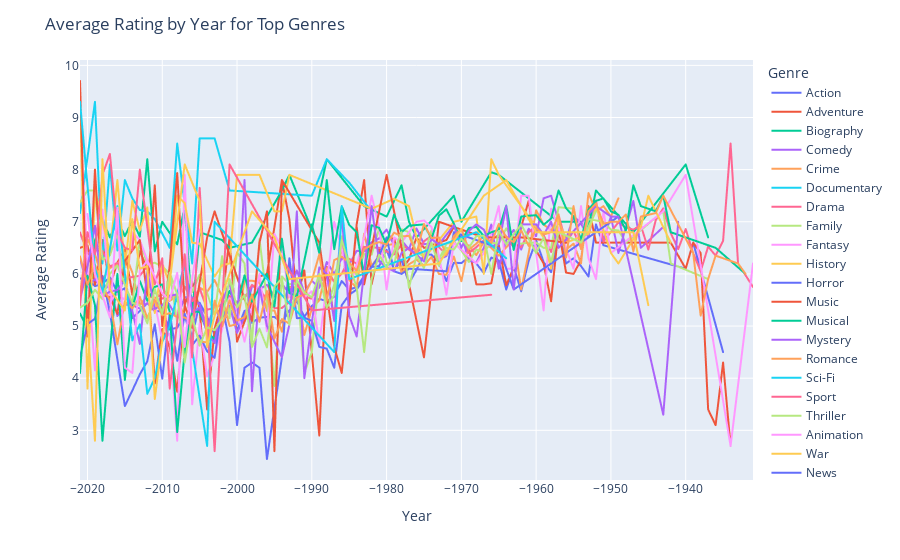

Source (notebook cell):
### Code cell
# Group data by Year and calculate the average rating
avg_rating_by_year = imdb_df.groupby(['Year', 'Genre'])['Rating'].mean().reset_index()

# Get the top 10 genres
top_genres = imdb_df['Genre'].value_counts().head(10).index

# Filter the data to include only the top 3 genres
average_rating_by_year = avg_rating_by_year[avg_rating_by_year['Genre'].isin(top_genres)]

# Create the line plot with Plotly Express
fig = px.line(avg_rating_by_year, x='Year', y='Rating', color = "Genre")

# Updating the detals into chart like title and hue
fig.update_layout(title='Average Rating by Year for Top Genres', xaxis_title='Year', yaxis_title='Average Rating')

# Show the plot
fig.show()

### Figure 1 — Plotly figure (JSON) as saved in the notebook; plotly's stock layout.template omitted (floating-point values rounded to 4 significant figures)
{"data": [{"hovertemplate": "Genre=Action<br>Year=%{x}<br>Rating=%{y}<extra></extra>", "legendgroup": "Action", "line": {"color": "#636efa", "dash": "solid"}, "marker": {"symbol": "circle"}, "mode": "lines", "name": "Action", "showlegend": true, "type": "scattergl", "x": [-2021, -2020, -2019, -2018, -2017, -2016, -2015, -2014, -2013, -2012, -2011, -2010, -2009, -2008, -2007, -2006, -2005, -2004, -2003, -2002, -2001, -2000, -1999, -1998, -1997, -1996, -1995, -1994, -1993, -1992, -1991, -1990, -1989, -1988, -1987, -1986, -1985, -1984, -1983, -1982, -1981, -1980, -1979, -1978, -1977, -1976, -1975, -1974, -1973, -1972, -1971, -1970, -1969, -1968, -1967, -1966, -1965, -1964, -1963, -1962, -1961, -1960, -1959, -1958, -1957, -1956, -1955, -1954, -1953, -1952, -1951, -1940, -1939, -1935], "xaxis": "x", "y": [5.912, 5.896, 5.765, 5.815, 5.935, 5.642, 5.728, 5.153, 5.288, 5.442, 5.291, 5.278, 4.934, 4.968, 5.23, 4.8, 5.448, 5.174, 4.833, 5.221, 5.387, 4.918, 5.292, 5.062, 5.161, 5.176, 5.174, 5.071, 5.3, 5.478, 5.178, 5.387, 5.522, 5.474, 5.564, 5.863, 5.7, 5.747, 5.962, 6.132, 6.15, 6.464, 6.079, 6.263, 5.823, 6.076, 6.371, 6.369, 6.22, 5.865, 6.214, 6.208, 6.32, 6.2, 6.017, 6.312, 6.257, 5.7, 6.14, 5.667, 6.25, 6.64, 6.225, 6.033, 6.8, 6.2, 6.3, 6.15, 5.95, 6.95, 6.55, 6.1, 6.6, 4.5], "yaxis": "y"}, {"hovertemplate": "Genre=Adventure<br>Year=%{x}<br>Rating=%{y}<extra></extra>", "legendgroup": "Adventure", "line": {"color": "#EF553B", "dash": "solid"}, "marker": {"symbol": "circle"}, "mode": "lines", "name": "Adventure", "showlegend": true, "type": "scattergl", "x": [-2021, -2020, -2019, -2018, -2017, -2016, -2015, -2014, -2013, -2012, -2011, -2010, -2009, -2008, -2007, -2006, -2005, -2004, -2003, -2002, -2001, -2000, -1998, -1997, -1996, -1994, -1993, -1992, -1991, -1989, -1988, -1987, -1986, -1985, -1984, -1983, -1982, -1981, -1980, -1979, -1978, -1977, -1976, -1975, -1972, -1971, -1969, -1968, -1967, -1966, -1965, -1964, -1963, -1962, -1961, -1960, -1959, -1958, -1957, -1956, -1955, -1954, -1953, -1952, -1942, -1940, -1939, -1938, -1937, -1936, -1935, -1934], "xaxis": "x", "y": [6.5, 6.55, 5.792, 6.65, 5.764, 6.218, 6.46, 5.6, 6.438, 6.088, 3.9, 4.943, 4.6, 3.74, 5.4, 5.85, 5.333, 3.4, 4.95, 5.467, 6.7, 4.7, 5.467, 5.95, 6, 7.8, 7.05, 5.55, 6.067, 2.9, 6.133, 5.1, 6.66, 5.4, 6.95, 7.8, 5.8, 6.46, 6.65, 6.686, 6.075, 6.28, 6.7, 6.5, 6.65, 6.9, 6.5, 5.8, 5.8, 5.82, 6.56, 5.783, 6.12, 6.9, 7.4, 6.45, 6.2, 5.475, 6.867, 6.025, 6, 6.267, 7.3, 6.6, 6.6, 6.1, 6.6, 6.4, 3.4, 3.1, 4.3, 2.7], "yaxis": "y"}, {"hovertemplate": "Genre=Biography<br>Year=%{x}<br>Rating=%{y}<extra></extra>", "legendgroup": "Biography", "line": {"color": "#00cc96", "dash": "solid"}, "marker": {"symbol": "circle"}, "mode": "lines", "name": "Biography", "showlegend": true, "type": "scattergl", "x": [-2021, -2020, -2019, -2018, -2017, -2016, -2015, -2014, -2013, -2012, -2011, -2010, -2008, -2007, -2006, -2005, -2002, -2001, -1998, -1994, -1993, -1990, -1988, -1983, -1982, -1980, -1978, -1977, -1976, -1971, -1970, -1966, -1965, -1957, -1954, -1953, -1952, -1947, -1940, -1937], "xaxis": "x", "y": [5.24, 4.95, 6.638, 7.05, 6.7, 7.036, 6.725, 7.025, 6.714, 8.2, 6.433, 7, 6.567, 7.3, 5.25, 6.8, 6.65, 6.5, 6.6, 7.6, 7.9, 6.85, 8.2, 7.3, 7.233, 7.1, 7.7, 7, 6.7, 7.5, 7, 7.95, 7.9, 7, 7, 6.9, 7.6, 6.8, 8.1, 6.7], "yaxis": "y"}, {"hovertemplate": "Genre=Comedy<br>Year=%{x}<br>Rating=%{y}<extra></extra>", "legendgroup": "Comedy", "line": {"color": "#ab63fa", "dash": "solid"}, "marker": {"symbol": "circle"}, "mode": "lines", "name": "Comedy", "showlegend": true, "type": "scattergl", "x": [-2021, -2020, -2019, -2018, -2017, -2016, -2015, -2014, -2013, -2012, -2011, -2010, -2009, -2008, -2007, -2006, -2005, -2004, -2003, -2002, -2001, -2000, -1999, -1998, -1997, -1996, -1995, -1994, -1993, -1992, -1991, -1990, -1989, -1988, -1987, -1986, -1985, -1984, -1983, -1982, -1981, -1980, -1979, -1978, -1977, -1976, -1975, -1974, -1973, -1972, -1971, -1970, -1969, -1968, -1967, -1966, -1965, -1964, -1963, -1962, -1961, -1960, -1959, -1958, -1957, -1956, -1955, -1954, -1953, -1952, -1951, -1950, -1949, -1947, -1946, -1943], "xaxis": "x", "y": [6.3, 5.756, 5.902, 5.695, 5.778, 5.192, 5.412, 5.4, 5.335, 5.44, 5.282, 5.628, 5.398, 5.155, 5.553, 5.55, 5.411, 4.95, 5.425, 4.984, 5.389, 4.869, 5.17, 5.77, 5.706, 5.794, 5.571, 5.81, 5.625, 6.067, 5.64, 5.87, 5.733, 6.229, 6, 6.3, 6.18, 6.443, 6.431, 6.608, 6.682, 6.85, 6.55, 6.636, 6.475, 6.871, 6.57, 6.583, 6.275, 6.343, 6.62, 6.756, 6.256, 6.217, 6.5, 6.945, 6.1, 6.65, 6.843, 6.467, 6.867, 6.725, 7.45, 7.5, 7, 6.656, 7.11, 6.967, 6.7, 7.4, 6.65, 7.1, 6.4, 7.4, 6.5, 6.9], "yaxis": "y"}, {"hovertemplate": "Genre=Crime<br>Year=%{x}<br>Rating=%{y}<extra></extra>", "legendgroup": "Crime", "line": {"color": "#FFA15A", "dash": "solid"}, "marker": {"symbol": "circle"}, "mode": "lines", "name": "Crime", "showlegend": true, "type": "scattergl", "x": [-2021, -2020, -2019, -2018, -2017, -2016, -2015, -2014, -2013, -2012, -2011, -2010, -2009, -2008, -2007, -2006, -2005, -2004, -2003, -2002, -2001, -2000, -1999, -1998, -1997, -1996, -1995, -1994, -1993, -1992, -1991, -1990, -1989, -1988, -1987, -1986, -1985, -1984, -1983, -1982, -1981, -1980, -1979, -1978, -1977, -1976, -1975, -1974, -1973, -1972, -1971, -1970, -1969, -1968, -1967, -1966, -1965, -1963, -1962, -1961, -1960, -1959, -1958, -1957, -1956, -1955, -1954, -1953, -1952, -1951, -1950, -1949], "xaxis": "x", "y": [5.62, 6.665, 6.383, 5.894, 6.115, 6.179, 6.4, 6.026, 5.404, 5.577, 5.534, 5.615, 5.482, 5.591, 5.126, 5.165, 5.738, 5.652, 5.883, 5.564, 5, 5.037, 5.864, 5.869, 5.843, 5.289, 5.3, 4.892, 5.75, 5.738, 4.83, 5.329, 5.496, 6.109, 5.84, 6.5, 5.885, 5.729, 6.771, 6.157, 6.345, 6.55, 6.575, 6.017, 6.186, 6.273, 6.162, 6.325, 6, 5.983, 6.333, 5.86, 6.55, 6.36, 6.614, 6.5, 6.35, 6.667, 5.7, 6.4, 7.22, 6.95, 6.833, 7.05, 6.467, 6.58, 6.2, 7.55, 7.2, 7.3, 7.1, 7.45], "yaxis": "y"}, {"hovertemplate": "Genre=Documentary<br>Year=%{x}<br>Rating=%{y}<extra></extra>", "legendgroup": "Documentary", "line": {"color": "#19d3f3", "dash": "solid"}, "marker": {"symbol": "circle"}, "mode": "lines", "name": "Documentary", "showlegend": true, "type": "scattergl", "x": [-2021, -2019, -2018, -2017, -2016, -2015, -2014, -2013, -2012, -2011, -2009, -2008, -2006, -2005, -2003, -2001, -1990, -1988, -1985, -1982], "xaxis": "x", "y": [7.167, 9.3, 6.2, 8.1, 6.45, 7.8, 7.45, 7.225, 7.2, 7.05, 6.5, 8.5, 6.2, 8.6, 8.6, 7.6, 7.5, 8.2, 7.75, 7.2], "yaxis": "y"}, {"hovertemplate": "Genre=Drama<br>Year=%{x}<br>Rating=%{y}<extra></extra>", "legendgroup": "Drama", "line": {"color": "#FF6692", "dash": "solid"}, "marker": {"symbol": "circle"}, "mode": "lines", "name": "Drama", "showlegend": true, "type": "scattergl", "x": [-2021, -2020, -2019, -2018, -2017, -2016, -2015, -2014, -2013, -2012, -2011, -2010, -2009, -2008, -2007, -2006, -2005, -2004, -2003, -2002, -2001, -2000, -1999, -1998, -1997, -1996, -1995, -1994, -1993, -1992, -1991, -1990, -1989, -1988, -1987, -1986, -1985, -1984, -1983, -1982, -1981, -1980, -1979, -1978, -1977, -1976, -1975, -1974, -1973, -1972, -1971, -1970, -1969, -1968, -1967, -1966, -1965, -1964, -1963, -1962, -1961, -1960, -1959, -1958, -1957, -1956, -1955, -1954, -1953, -1952, -1951, -1950, -1949, -1948, -1947, -1946, -1945, -1944, -1943, -1942, -1941, -1940, -1939, -1938, -1937, -1936, -1935, -1934, -1933, -1931], "xaxis": "x", "y": [6.797, 6.393, 6.447, 6.441, 6.142, 6.215, 5.923, 5.94, 5.965, 6.151, 5.643, 5.528, 5.584, 5.479, 5.755, 5.475, 5.729, 5.312, 5.354, 5.415, 5.58, 5.459, 5.541, 5.79, 5.679, 5.526, 5.343, 5.346, 5.463, 5.658, 5.565, 5.525, 5.874, 6.032, 5.854, 6.005, 6.291, 6.191, 6.519, 6.51, 6.5, 6.43, 6.372, 6.561, 6.463, 6.362, 6.625, 6.733, 6.511, 6.374, 6.686, 6.862, 6.4, 6.513, 6.644, 6.654, 6.75, 6.72, 6.505, 6.516, 6.8, 6.921, 6.747, 6.42, 7.132, 6.592, 6.824, 6.493, 7.162, 7.408, 6.618, 6.807, 6.99, 6.888, 6.85, 6.933, 6.467, 7.033, 7.257, 6.783, 6.475, 6.86, 6.4, 6.05, 6.525, 6.35, 6.633, 8.5, 6.2, 5.75], "yaxis": "y"}, {"hovertemplate": "Genre=Family<br>Year=%{x}<br>Rating=%{y}<extra></extra>", "legendgroup": "Family", "line": {"color": "#B6E880", "dash": "solid"}, "marker": {"symbol": "circle"}, "mode": "lines", "name": "Family", "showlegend": true, "type": "scattergl", "x": [-2021, -2020, -2019, -2018, -2017, -2016, -2015, -2014, -2013, -2012, -2011, -2010, -2009, -2008, -2007, -2006, -2005, -2004, -2003, -2002, -2001, -2000, -1999, -1998, -1997, -1996, -1995, -1994, -1993, -1992, -1991, -1990, -1989, -1988, -1987, -1986, -1985, -1984, -1983, -1982, -1981, -1980, -1979, -1978, -1977, -1976, -1975, -1974, -1973, -1972, -1971, -1970, -1969, -1968, -1967, -1966, -1965, -1964, -1963, -1962, -1961, -1960, -1959, -1958, -1957, -1955, -1954, -1953, -1951, -1950, -1949, -1948, -1943, -1942, -1937], "xaxis": "x", "y": [7.375, 7.6, 7.6, 6.278, 6.356, 6.775, 5.789, 5.417, 6.65, 6.182, 6.214, 6.144, 6, 5.071, 6.378, 5.65, 5.986, 5.633, 5.2, 6.34, 5.15, 6.417, 6.2, 4.7, 6.667, 5.5, 3.85, 5.95, 5.8, 5.833, 4.1, 4.5, 6.01, 5.333, 5.8, 6.72, 6.217, 5.978, 6.38, 6.369, 6.873, 6.217, 6.173, 6.856, 6.8, 6.42, 6.333, 6.833, 6.271, 6.575, 6.62, 6.45, 6.229, 6.467, 6.417, 6.6, 6.575, 6.875, 6.6, 6.58, 6.6, 6.6, 6.5, 6.5, 7.28, 7.25, 6.575, 7.05, 7, 6.85, 6.833, 6.6, 7.2, 6.2, 5.9], "yaxis": "y"}, {"hovertemplate": "Genre=Fantasy<br>Year=%{x}<br>Rating=%{y}<extra></extra>", "legendgroup": "Fantasy", "line": {"color": "#FF97FF", "dash": "solid"}, "marker": {"symbol": "circle"}, "mode": "lines", "name": "Fantasy", "showlegend": true, "type": "scattergl", "x": [-2021, -2020, -2019, -2018, -2017, -2016, -2015, -2014, -2013, -2012, -2011, -2010, -2009, -2008, -2007, -2006, -2005, -2004, -2003, -2002, -2001, -2000, -1999, -1997, -1996, -1995, -1994, -1993, -1992, -1991, -1990, -1989, -1987, -1986, -1985, -1983, -1982, -1981, -1980, -1979, -1978, -1976, -1975, -1974, -1973, -1972, -1971, -1968, -1967, -1966, -1965, -1964, -1963, -1962, -1961, -1959, -1958, -1955, -1954, -1953, -1952, -1951, -1950, -1943, -1940, -1934, -1931], "xaxis": "x", "y": [9.1, 6.1, 4.15, 7.233, 5.475, 5.62, 5.5, 6.8, 6.65, 6.26, 5.45, 4.725, 4.85, 2.8, 7.9, 3.5, 5.05, 4.033, 4.45, 4.933, 5.533, 5.3, 4.7, 6, 4.9, 6.767, 6.5, 5.55, 5.667, 5.55, 5.667, 4.65, 7, 6.5, 5.675, 6.7, 7.5, 6.9, 5.7, 6.7, 6.6, 7, 7.025, 6.9, 6.35, 5.6, 6.6, 6.2, 6.4, 6.767, 7.3, 6.1, 6.1, 7.5, 7.5, 5.3, 7.25, 6.1, 7.3, 6.3, 5.9, 7.2, 6.4, 7.2, 7.9, 2.7, 6.2], "yaxis": "y"}, {"hovertemplate": "Genre=History<br>Year=%{x}<br>Rating=%{y}<extra></extra>", "legendgroup": "History", "line": {"color": "#FECB52", "dash": "solid"}, "marker": {"symbol": "circle"}, "mode": "lines", "name": "History", "showlegend": true, "type": "scattergl", "x": [-2021, -2020, -2019, -2018, -2017, -2016, -2015, -2014, -2013, -2012, -2011, -2010, -2009, -2008, -2007, -2006, -2005, -2003, -2002, -2001, -2000, -1997, -1995, -1994, -1993, -1982, -1979, -1977, -1976, -1975, -1971, -1968, -1967, -1966, -1965, -1959, -1958, -1957, -1956, -1953, -1952, -1950, -1949, -1946, -1945, -1942], "xaxis": "x", "y": [9.3, 3.8, 7.617, 7.029, 6.4, 7.8, 6.125, 7.4, 6.833, 7.275, 5.25, 6.2, 5.8, 7.5, 7.36, 6.6, 6.58, 5.95, 6.167, 6.2, 7.9, 7.9, 7.2, 7.2, 7.9, 7.25, 7.44, 7.3, 6.7, 6.3, 7, 7.1, 6, 8.2, 7.9, 6.7, 6.1, 7.05, 6.6, 6.767, 7.3, 6.4, 6.2, 6.9, 7.5, 6.6], "yaxis": "y"}, {"hovertemplate": "Genre=Horror<br>Year=%{x}<br>Rating=%{y}<extra></extra>", "legendgroup": "Horror", "line": {"color": "#636efa", "dash": "solid"}, "marker": {"symbol": "circle"}, "mode": "lines", "name": "Horror", "showlegend": true, "type": "scattergl", "x": [-2021, -2020, -2019, -2018, -2017, -2016, -2015, -2014, -2013, -2012, -2011, -2010, -2009, -2008, -2007, -2006, -2005, -2004, -2003, -2002, -2001, -2000, -1999, -1998, -1997, -1996, -1994, -1993, -1992, -1991, -1990, -1989, -1988, -1987, -1986, -1985, -1984, -1981, -1980, -1979, -1978, -1977, -1972, -1971, -1965, -1963, -1949], "xaxis": "x", "y": [4.4, 5.038, 5.14, 5.96, 5.255, 4.362, 3.467, 3.764, 4.075, 4.325, 5.033, 3.99, 5.26, 4.333, 5.233, 4.633, 4.817, 4.517, 4.39, 5.4, 4.7, 3.1, 4.2, 4.3, 4.2, 2.45, 4.4, 6.3, 5.15, 5.16, 5.1, 4.6, 4.567, 4.2, 5.4, 5.6, 5.7, 6.35, 6.7, 6.05, 6, 6.1, 6.05, 6.8, 6.5, 5.7, 7.1], "yaxis": "y"}, {"hovertemplate": "Genre=Music<br>Year=%{x}<br>Rating=%{y}<extra></extra>", "legendgroup": "Music", "line": {"color": "#EF553B", "dash": "solid"}, "marker": {"symbol": "circle"}, "mode": "lines", "name": "Music", "showlegend": true, "type": "scattergl", "x": [-2021, -2020, -2019, -2018, -2017, -2016, -2015, -2013, -2012, -2011, -2010, -2009, -2008, -2007, -2006, -2004, -2003, -1998, -1997, -1996, -1995, -1994, -1989, -1987, -1986, -1984, -1983, -1980, -1975, -1973, -1967, -1962, -1956], "xaxis": "x", "y": [9.7, 4.8, 8, 5.6, 5.55, 5.233, 6.25, 6.65, 5.6, 7.7, 5, 6.167, 7.933, 5.4, 4.967, 6.7, 7.2, 5.1, 6.6, 7.2, 2.6, 7.8, 6.6, 4.6, 4.1, 6.9, 5.8, 7.9, 4.4, 7, 6.7, 6.7, 6.6], "yaxis": "y"}, {"hovertemplate": "Genre=Musical<br>Year=%{x}<br>Rating=%{y}<extra></extra>", "legendgroup": "Musical", "line": {"color": "#00cc96", "dash": "solid"}, "marker": {"symbol": "circle"}, "mode": "lines", "name": "Musical", "showlegend": true, "type": "scattergl", "x": [-2021, -2020, -2019, -2018, -2017, -2016, -2015, -2014, -2013, -2012, -2011, -2010, -2009, -2008, -2007, -2006, -2005, -2004, -2003, -2002, -2001, -2000, -1999, -1998, -1997, -1996, -1995, -1994, -1993, -1992, -1991, -1990, -1989, -1988, -1987, -1986, -1985, -1984, -1983, -1982, -1981, -1980, -1979, -1978, -1977, -1975, -1974, -1973, -1972, -1971, -1970, -1969, -1968, -1967, -1966, -1965, -1964, -1963, -1962, -1961, -1960, -1959, -1958, -1957, -1956, -1955, -1954, -1953, -1952, -1951, -1950, -1949, -1948, -1947, -1946, -1944, -1943, -1942, -1936, -1932], "xaxis": "x", "y": [4.1, 5.967, 5.4, 2.8, 4.55, 6, 3.967, 5.35, 5.867, 5.483, 5.75, 5.8, 5.271, 2.967, 4.517, 5.286, 5.267, 4.892, 4.744, 5.313, 5.673, 5.391, 5.971, 5.467, 5.727, 6, 5.375, 6.675, 5.633, 5.567, 6.257, 6.95, 6.4, 7.8, 6.475, 7.3, 6.94, 6.8, 5.967, 6.933, 6.883, 6.56, 7.14, 6.8, 6.925, 6.95, 6.671, 7.117, 7.24, 6.96, 6.629, 6.88, 6.9, 6.725, 6.8, 6.844, 7.31, 6.46, 7.1, 7.117, 7.125, 6.943, 7.062, 7.6, 7.26, 7.1, 6.65, 7.233, 7.4, 7.45, 7.2, 7.133, 6.833, 7.7, 7.3, 7.2, 7.5, 6.8, 6.5, 6], "yaxis": "y"}, {"hovertemplate": "Genre=Mystery<br>Year=%{x}<br>Rating=%{y}<extra></extra>", "legendgroup": "Mystery", "line": {"color": "#ab63fa", "dash": "solid"}, "marker": {"symbol": "circle"}, "mode": "lines", "name": "Mystery", "showlegend": true, "type": "scattergl", "x": [-2021, -2020, -2019, -2018, -2017, -2016, -2015, -2014, -2013, -2012, -2011, -2010, -2009, -2008, -2007, -2006, -2005, -2004, -2003, -2002, -2001, -2000, -1999, -1998, -1997, -1996, -1994, -1993, -1992, -1991, -1989, -1988, -1987, -1986, -1985, -1984, -1982, -1981, -1980, -1979, -1978, -1977, -1975, -1974, -1973, -1971, -1970, -1969, -1968, -1967, -1966, -1965, -1964, -1963, -1962, -1960, -1959, -1958, -1957, -1952, -1950, -1949, -1943, -1941], "xaxis": "x", "y": [5.5, 6.13, 6.923, 5.573, 5.662, 5.692, 5.883, 5.286, 4.657, 6.05, 5.329, 5.4, 5.577, 5.61, 6.233, 5.267, 5.353, 4.867, 4.675, 5.45, 5.833, 5.033, 7.8, 3.75, 5.75, 5, 4.4, 5.025, 7.2, 4, 6.125, 6, 5.1, 7.15, 5.2, 4.8, 7.3, 6.24, 6.125, 6.05, 6.4, 6.5, 6.24, 6.667, 6.567, 6.933, 6.5, 6.825, 6.95, 6.85, 6.525, 6.567, 7.3, 5.7, 6.95, 6.95, 6.75, 7, 6.5, 7.3, 7.1, 7.1, 3.3, 7], "yaxis": "y"}, {"hovertemplate": "Genre=Romance<br>Year=%{x}<br>Rating=%{y}<extra></extra>", "legendgroup": "Romance", "line": {"color": "#FFA15A", "dash": "solid"}, "marker": {"symbol": "circle"}, "mode": "lines", "name": "Romance", "showlegend": true, "type": "scattergl", "x": [-2021, -2020, -2019, -2018, -2017, -2016, -2015, -2014, -2013, -2012, -2011, -2010, -2009, -2008, -2007, -2006, -2005, -2004, -2003, -2002, -2001, -2000, -1999, -1998, -1997, -1996, -1995, -1994, -1993, -1992, -1991, -1990, -1989, -1988, -1987, -1986, -1985, -1984, -1983, -1982, -1981, -1980, -1979, -1978, -1977, -1976, -1975, -1974, -1973, -1972, -1971, -1970, -1969, -1968, -1967, -1966, -1965, -1964, -1963, -1962, -1961, -1960, -1959, -1958, -1957, -1956, -1955, -1954, -1953, -1952, -1951, -1950, -1949, -1948, -1947, -1946, -1944, -1943, -1939, -1938, -1937, -1936, -1933, -1932], "xaxis": "x", "y": [6.336, 5.792, 6.179, 5.77, 5.49, 4.65, 5.474, 5.34, 5.562, 5.15, 5.505, 5.204, 5.247, 5.174, 5.163, 5.076, 4.706, 4.685, 5.487, 4.991, 5.493, 5.104, 5.171, 5.605, 5.081, 5.671, 4.761, 5.133, 5.045, 5.55, 5.604, 5.873, 6.375, 5.483, 6.267, 6.33, 6.214, 6.064, 6.473, 6.56, 6.61, 6.567, 6.793, 6.718, 6.73, 6.382, 6.96, 6.689, 6.7, 6.364, 6.727, 6.862, 6.463, 6.581, 6.729, 6.59, 6.956, 6.708, 6.608, 6.833, 6.537, 6.875, 6.756, 6.8, 7.142, 6.314, 7.3, 6.475, 7.2, 7.35, 6.96, 7, 7, 7.14, 6.433, 7.1, 7.167, 7.5, 6.4, 5.2, 5.9, 6.35, 6.2, 6], "yaxis": "y"}, {"hovertemplate": "Genre=Sci-Fi<br>Year=%{x}<br>Rating=%{y}<extra></extra>", "legendgroup": "Sci-Fi", "line": {"color": "#19d3f3", "dash": "solid"}, "marker": {"symbol": "circle"}, "mode": "lines", "name": "Sci-Fi", "showlegend": true, "type": "scattergl", "x": [-2021, -2019, -2018, -2016, -2014, -2013, -2012, -2011, -2010, -2009, -2007, -2006, -2004, -2003, -1987, -1986, -1985, -1968, -1964], "xaxis": "x", "y": [9.3, 6.1, 5.65, 7.3, 4.725, 5.033, 3.7, 4, 4.7, 5, 6.2, 4.55, 2.7, 7, 4.5, 7.3, 5.9, 6.8, 6.3], "yaxis": "y"}, {"hovertemplate": "Genre=Sport<br>Year=%{x}<br>Rating=%{y}<extra></extra>", "legendgroup": "Sport", "line": {"color": "#FF6692", "dash": "solid"}, "marker": {"symbol": "circle"}, "mode": "lines", "name": "Sport", "showlegend": true, "type": "scattergl", "x": [-2021, -2020, -2019, -2018, -2017, -2016, -2015, -2014, -2013, -2011, -2010, -2009, -2007, -2006, -2005, -2003, -2001, -1990, -1966], "xaxis": "x", "y": [5.4, 6.8, 6.375, 7.9, 8.3, 6.783, 6.5, 6.45, 8, 5.8, 6.3, 3.8, 6.375, 4.4, 7.65, 2.6, 8.1, 5.3, 5.6], "yaxis": "y"}, {"hovertemplate": "Genre=Thriller<br>Year=%{x}<br>Rating=%{y}<extra></extra>", "legendgroup": "Thriller", "line": {"color": "#B6E880", "dash": "solid"}, "marker": {"symbol": "circle"}, "mode": "lines", "name": "Thriller", "showlegend": true, "type": "scattergl", "x": [-2021, -2020, -2019, -2018, -2017, -2016, -2015, -2014, -2013, -2012, -2011, -2010, -2009, -2008, -2007, -2006, -2005, -2004, -2003, -2002, -2001, -2000, -1999, -1998, -1997, -1996, -1995, -1994, -1993, -1992, -1991, -1990, -1989, -1988, -1987, -1986, -1985, -1984, -1983, -1982, -1981, -1980, -1979, -1978, -1977, -1976, -1975, -1974, -1973, -1972, -1971, -1970, -1969, -1968, -1967, -1966, -1965, -1964, -1962, -1960, -1959, -1958, -1957, -1954, -1952], "xaxis": "x", "y": [5.355, 5.444, 5.697, 5.516, 6, 6.162, 5.794, 5.446, 5.4, 5.052, 5.715, 5.231, 6.025, 5.608, 4.3, 5.183, 4.623, 4.974, 4.919, 5.14, 5.9, 5.357, 5.6, 4.6, 4.95, 4.59, 5.76, 5.91, 5.022, 5.886, 5.644, 5.55, 6, 5.35, 5.6, 6.656, 6.15, 5.75, 4.5, 5.9, 6.367, 6.112, 6.433, 6.8, 5.733, 6.35, 6.112, 6.6, 6.156, 6.5, 6.467, 6.675, 6.5, 6.725, 6.733, 6, 6.825, 6.567, 6.95, 6.4, 6.7, 6.233, 6.8, 6.6, 7.2], "yaxis": "y"}, {"hovertemplate": "Genre=Animation<br>Year=%{x}<br>Rating=%{y}<extra></extra>", "legendgroup": "Animation", "line": {"color": "#FF97FF", "dash": "solid"}, "marker": {"symbol": "circle"}, "mode": "lines", "name": "Animation", "showlegend": true, "type": "scattergl", "x": [-2020, -2019, -2017, -2016, -2015, -2014, -2013, -2012, -2010, -2009, -2008, -2007, -2006, -2005], "xaxis": "x", "y": [7.15, 6, 5.167, 7.267, 4.2, 4.1, 6.06, 6.26, 5.625, 5.5, 6.02, 4.6, 5.9, 6.85], "yaxis": "y"}, {"hovertemplate": "Genre=War<br>Year=%{x}<br>Rating=%{y}<extra></extra>", "legendgroup": "War", "line": {"color": "#FECB52", "dash": "solid"}, "marker": {"symbol": "circle"}, "mode": "lines", "name": "War", "showlegend": true, "type": "scattergl", "x": [-2020, -2019, -2018, -2017, -2015, -2014, -2013, -2012, -2011, -2007, -2005, -2004, -2003, -1998, -1995, -1993, -1973, -1967, -1964, -1960, -1947, -1945], "xaxis": "x", "y": [5.125, 2.8, 8.2, 5.7, 5.3, 7.05, 6.1, 6.15, 3.6, 8.1, 7.4, 4.6, 5.2, 7.2, 6.7, 5.9, 6.2, 7.5, 7.8, 6.8, 6.8, 5.4], "yaxis": "y"}, {"hovertemplate": "Genre=News<br>Year=%{x}<br>Rating=%{y}<extra></extra>", "legendgroup": "News", "line": {"color": "#636efa", "dash": "solid"}, "marker": {"symbol": "circle"}, "mode": "lines", "name": "News", "showlegend": true, "type": "scattergl", "x": [-2011], "xaxis": "x", "y": [8], "yaxis": "y"}, {"hovertemplate": "Genre=Western<br>Year=%{x}<br>Rating=%{y}<extra></extra>", "legendgroup": "Western", "line": {"color": "#EF553B", "dash": "solid"}, "marker": {"symbol": "circle"}, "mode": "lines", "name": "Western", "showlegend": true, "type": "scattergl", "x": [-1989], "xaxis": "x", "y": [5.7], "yaxis": "y"}], "layout": {"legend": {"title": {"text": "Genre"}, "tracegroupgap": 0}, "margin": {"t": 60}, "title": {"text": "Average Rating by Year for Top Genres"}, "xaxis": {"anchor": "y", "domain": [0, 1], "title": {"text": "Year"}}, "yaxis": {"anchor": "x", "domain": [0, 1], "title": {"text": "Average Rating"}}}}
